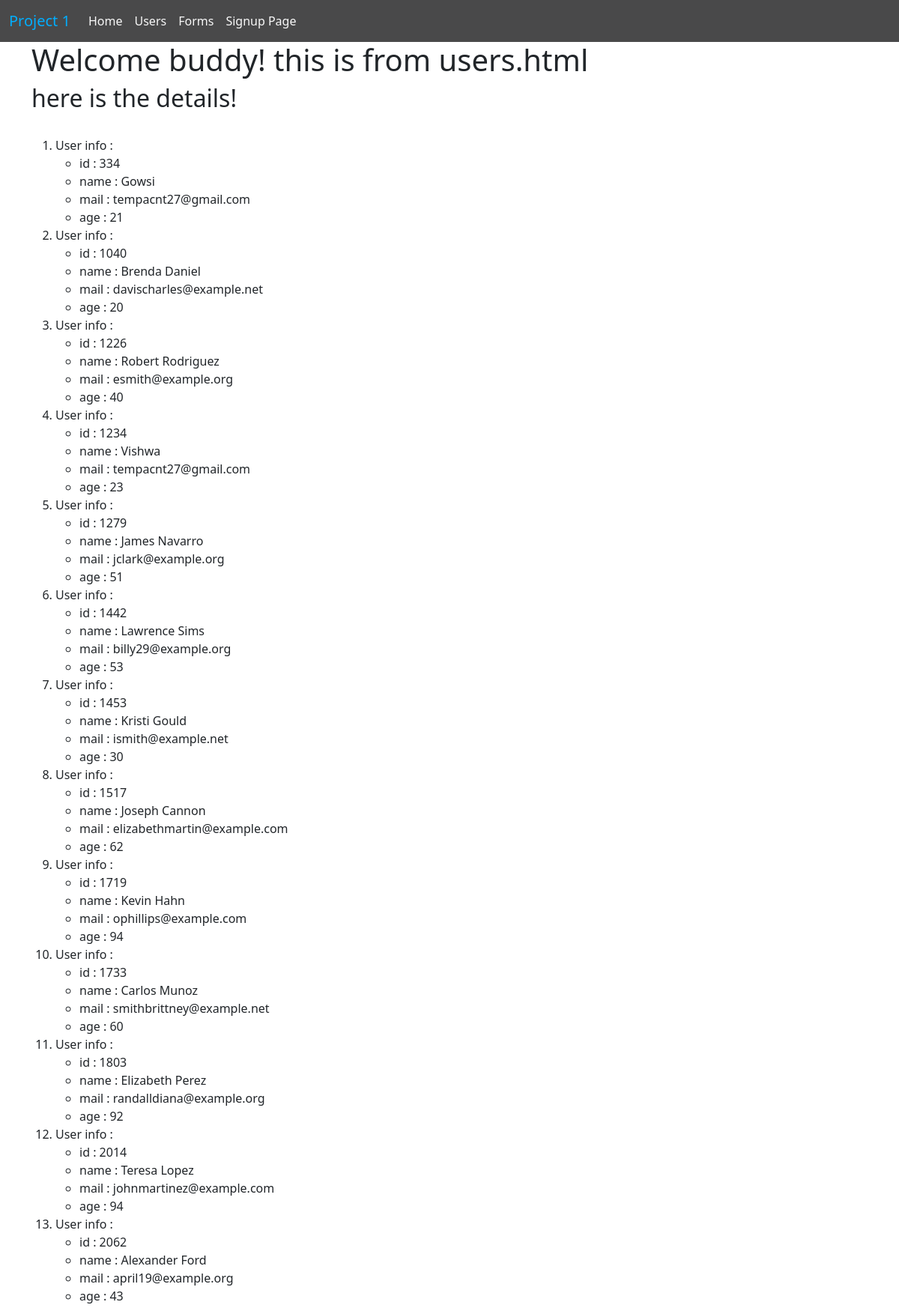
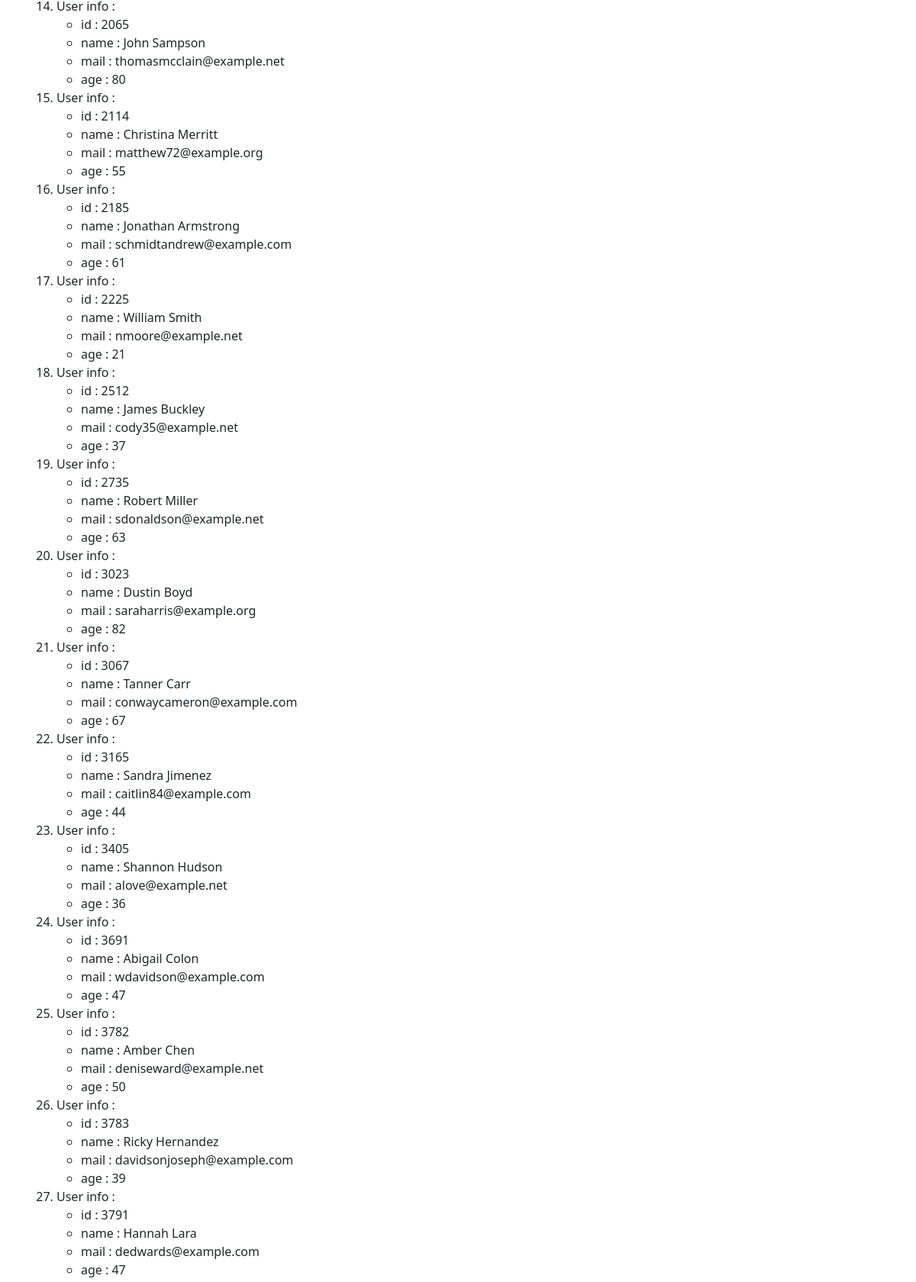
The page /user/ (upper part) on the database its author committed (2 pictures, top to bottom).
### app1/models.py (models this page shows, shortened)
class Employee(models.Model):
    id = models.IntegerField(primary_key=True)
    first_name = models.CharField(max_length=30)
    last_name = models.CharField(max_length=30)
    email = models.EmailField(max_length=50)
    password = models.CharField(max_length=15)
    age = models.IntegerField()

### app1/views.py (the view)
# urls.py: path("user/", views.users, name="users"),
def users(request):
    mydict = {'user_info': Employee.objects.all()}
    return render(request, 'app1/users.html', context = mydict)

### templates/app1/users.html
<!DOCTYPE html>
{% extends "app1/base.html" %}
{% load static %}
        {% block body_block%}
        <h1>Welcome buddy! this is from users.html</h1>
        <h2>here is the details!</h2><br>
        <ol>
            {% for item in user_info %}
            <li>User info : </li>
            <ul>
                <li>id : {{item.id}}</li>
                <li>name : {{item.first_name}}</li>
                <li>mail : {{item.email}}</li>
                <li>age : {{item.age}}</li>
            </ul>
            {% endfor %}
        </ol>
        {% endblock %}

### templates/app1/base.html (shortened to what this page needs)
<!DOCTYPE html>
<html>
    <head>
        <link href="https://cdn.jsdelivr.net/npm/bootstrap@5.0.2/dist/css/bootstrap.min.css" rel="stylesheet">
      </head>
    <body>
        <nav class="navbar navbar-expand-lg navbar-light bg-light" style=" background-color: rgb(73, 73, 74) !important; ">
            <div class="container-fluid">
              <a class="navbar-brand" href="#" style="color: rgb(1, 174, 255);">Project 1</a>
              <div class="collapse navbar-collapse" id="navbarNav">
                <ul class="navbar-nav" >
                  <li class="nav-item" >
                    <a class="nav-link" style="color: rgb(248, 248, 248) !important;" href="{% url 'app1:func' %}">Home</a>
                  </li>
                  <li class="nav-item">
                    <a class="nav-link" style="color: rgb(248, 248, 248) !important;" href="{% url 'app1:users' %}">Users</a>
                  </li>
                  <li class="nav-item">
                    <a class="nav-link"  style="color: rgb(248, 248, 248) !important;" href="{% url 'app1:Forms' %}">Forms</a>
                  </li>
                  <li class="nav-item">
                    <a class="nav-link"  style="color: rgb(248, 248, 248) !important;" href="{% url 'app1:Sign_up' %}">Signup Page</a>
                  </li>
                </ul>
              </div>
            </div>
          </nav>
          <div class="container">
            {% block body_block %}{% endblock %}
            </div>
    </body>
</html>

### rows shown on the page
Employee: id "334", first_name "Gowsi", email "tempacnt27@gmail.com", age "21"
Employee: id "1040", first_name "Brenda Daniel", email "davischarles@example.net", age "20"
Employee: id "1226", first_name "Robert Rodriguez", email "esmith@example.org", age "40"
Employee: id "1234", first_name "Vishwa", email "tempacnt27@gmail.com", age "23"
Employee: id "1279", first_name "James Navarro", email "jclark@example.org", age "51"
Employee: id "1442", first_name "Lawrence Sims", email "billy29@example.org", age "53"
Employee: id "1453", first_name "Kristi Gould", email "ismith@example.net", age "30"
Employee: id "1517", first_name "Joseph Cannon", email "elizabethmartin@example.com", age "62"
Employee: id "1719", first_name "Kevin Hahn", email "ophillips@example.com", age "94"
Employee: id "1733", first_name "Carlos Munoz", email "smithbrittney@example.net", age "60"
Employee: id "1803", first_name "Elizabeth Perez", email "randalldiana@example.org", age "92"
Employee: id "2014", first_name "Teresa Lopez", email "johnmartinez@example.com", age "94"
Employee: id "2062", first_name "Alexander Ford", email "april19@example.org", age "43"
Employee: id "2065", first_name "John Sampson", email "thomasmcclain@example.net", age "80"
Employee: id "2114", first_name "Christina Merritt", email "matthew72@example.org", age "55"
Employee: id "2185", first_name "Jonathan Armstrong", email "schmidtandrew@example.com", age "61"
Employee: id "2225", first_name "William Smith", email "nmoore@example.net", age "21"
Employee: id "2512", first_name "James Buckley", email "cody35@example.net", age "37"
Employee: id "2735", first_name "Robert Miller", email "sdonaldson@example.net", age "63"
Employee: id "3023", first_name "Dustin Boyd", email "saraharris@example.org", age "82"
Employee: id "3067", first_name "Tanner Carr", email "conwaycameron@example.com", age "67"
Employee: id "3165", first_name "Sandra Jimenez", email "caitlin84@example.com", age "44"
Employee: id "3405", first_name "Shannon Hudson", email "alove@example.net", age "36"
Employee: id "3691", first_name "Abigail Colon", email "wdavidson@example.com", age "47"
Employee: id "3782", first_name "Amber Chen", email "deniseward@example.net", age "50"
Employee: id "3783", first_name "Ricky Hernandez", email "davidsonjoseph@example.com", age "39"
Employee: id "3791", first_name "Hannah Lara", email "dedwards@example.com", age "47"
